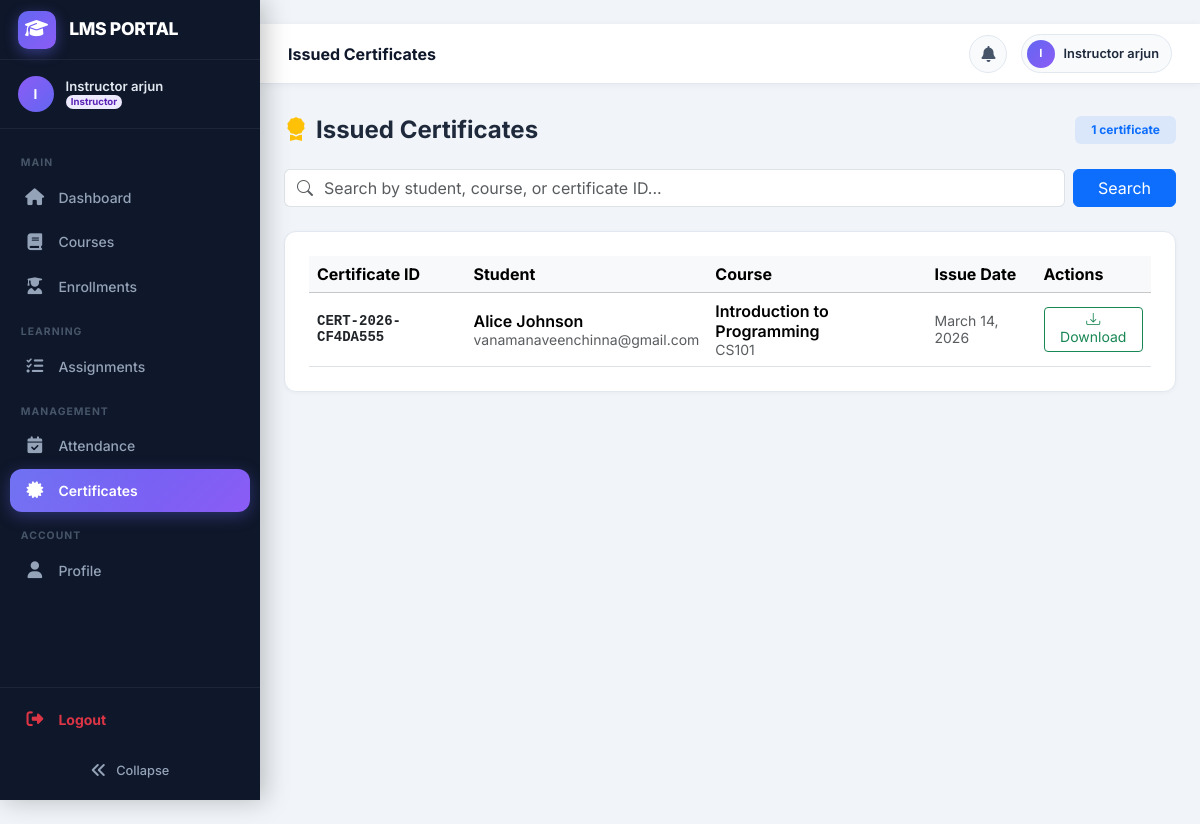
The page /certificates/list/ (signed in) on the database its author committed.
### users/models.py (models this page shows, shortened)
class CustomUser(AbstractUser):
    class Role(models.TextChoices):
        ADMIN = 'admin', 'Admin'
        INSTRUCTOR = 'instructor', 'Instructor'
        STUDENT = 'student', 'Student'
    role = models.CharField(
        max_length=20,
        choices=Role.choices,
        default=Role.STUDENT,
    )
    phone = models.CharField(max_length=20, blank=True)
    profile_picture = models.ImageField(
        upload_to='profile_pictures/', blank=True, null=True
    )
    bio = models.TextField(blank=True)
    date_of_birth = models.DateField(null=True, blank=True)
    otp = models.CharField(max_length=6, blank=True, null=True)
    otp_expiry = models.DateTimeField(null=True, blank=True)
    class Meta:
        verbose_name = 'User'
        verbose_name_plural = 'Users'
    @property
    def is_admin_role(self):
        return self.role == self.Role.ADMIN
    @property
    def is_instructor(self):
        return self.role == self.Role.INSTRUCTOR
    @property
    def is_student(self):
        return self.role == self.Role.STUDENT

### certificates/models.py (models this page shows, shortened)
class Certificate(models.Model):
    id = models.UUIDField(primary_key=True, default=uuid.uuid4, editable=False)
    enrollment = models.OneToOneField(
        Enrollment,
        on_delete=models.CASCADE,
        related_name='certificate'
    )
    student = models.ForeignKey(settings.AUTH_USER_MODEL, on_delete=models.CASCADE, related_name='earned_certificates')
    course = models.ForeignKey('courses.Course', on_delete=models.CASCADE, related_name='issued_certificates')
    certificate_id = models.CharField(max_length=50, unique=True, blank=True)
    completion_percentage = models.FloatField(default=0.0)
    issued_date = models.DateTimeField(auto_now_add=True)
    certificate_pdf = models.FileField(upload_to='certificates/pdfs/', blank=True, null=True)
    verification_token = models.UUIDField(default=uuid.uuid4, editable=False, unique=True)
    class Meta:
        ordering = ['-issued_date']

### enrollments/models.py (models this page shows, shortened)
class Enrollment(models.Model):
    class Status(models.TextChoices):
        ACTIVE = 'active', 'Active'
        DROPPED = 'dropped', 'Dropped'
        COMPLETED = 'completed', 'Completed'
        WAITLISTED = 'waitlisted', 'Waitlisted'
        PENDING_PAYMENT = 'pending_payment', 'Pending Payment'
        PENDING_APPROVAL = 'pending_approval', 'Pending Approval'
    student = models.ForeignKey(
        settings.AUTH_USER_MODEL,
        on_delete=models.CASCADE,
        related_name='enrollments',
        limit_choices_to={'role': 'student'},
    )
    batch = models.ForeignKey(
        Batch,
        on_delete=models.CASCADE,
        related_name='enrollments',
    )
    status = models.CharField(max_length=20, choices=Status.choices, default=Status.ACTIVE)
    enrolled_at = models.DateTimeField(auto_now_add=True)
    grade = models.CharField(max_length=5, blank=True)   # e.g. A, B+, 85
    class Meta:
        unique_together = ('student', 'batch')
        ordering = ['-enrolled_at']

### courses/models.py (models this page shows, shortened)
class Batch(models.Model):
    course = models.ForeignKey(Course, on_delete=models.CASCADE, related_name='batches')
    name = models.CharField(max_length=100)          # e.g. "Batch A", "Jan 2025"
    start_date = models.DateField()
    end_date = models.DateField()
    max_students = models.PositiveIntegerField(default=30)
    created_at = models.DateTimeField(auto_now_add=True)
    class Meta:
        ordering = ['-start_date']
        verbose_name_plural = 'Batches'

class Course(models.Model):
    class Status(models.TextChoices):
        ACTIVE = 'active', 'Active'
        INACTIVE = 'inactive', 'Inactive'
        ARCHIVED = 'archived', 'Archived'
    title = models.CharField(max_length=200)
    code = models.CharField(max_length=20, unique=True)
    description = models.TextField(blank=True)
    instructor = models.ForeignKey(
        settings.AUTH_USER_MODEL,
        on_delete=models.SET_NULL,
        null=True,
        related_name='courses_teaching',
        limit_choices_to={'role__in': ['instructor', 'admin']},
    )
    status = models.CharField(max_length=20, choices=Status.choices, default=Status.ACTIVE)
    thumbnail = models.ImageField(upload_to='course_thumbnails/', blank=True, null=True)
    credits = models.PositiveSmallIntegerField(default=3)
    price = models.DecimalField(max_digits=10, decimal_places=2, default=0.00)
    auto_revision_enabled = models.BooleanField(default=True)
    created_at = models.DateTimeField(auto_now_add=True)
    updated_at = models.DateTimeField(auto_now=True)
    class Meta:
        ordering = ['-created_at']

### certificates/views.py (the view, shortened to what this page needs)
# urls.py: path('list/', views.certificate_list, name='list'),
@login_required
def certificate_list(request):
    if request.user.is_student:
        messages.error(request, 'Permission denied.')
        return redirect('users:dashboard')
    query = request.GET.get('q', '')
    if request.user.is_instructor:
        certificates = Certificate.objects.filter(
            enrollment__batch__course__instructor=request.user
        ).select_related('enrollment__student', 'enrollment__batch__course')
    else:
        certificates = Certificate.objects.select_related(
            'enrollment__student', 'enrollment__batch__course'
        )
    return render(request, 'certificates/certificate_list.html', {
        'certificates': certificates,
        'query': query
    })

### templates/certificates/certificate_list.html (shortened to what this page needs)
﻿{% extends 'base.html' %}
{% block content %}
<div class="d-flex align-items-center justify-content-between mb-4">
  <h4 class="fw-bold mb-0"><i class="bi bi-award-fill me-2 text-warning"></i>Issued Certificates</h4>
  <span class="badge bg-primary bg-opacity-10 text-primary px-3 py-2">{{ certificates|length }} certificate{{ certificates|length|pluralize }}</span>
</div>
<div class="mb-4">
  <form method="get" class="d-flex gap-2">
    <div class="input-group">
      <span class="input-group-text bg-white border-end-0"><i class="bi bi-search text-muted"></i></span>
      <input type="text" name="q" value="{{ query }}" class="form-control border-start-0 ps-0" placeholder="Search by student, course, or certificate ID..." aria-label="Search">
    </div>
    <button type="submit" class="btn btn-primary px-4">Search</button>
  </form>
</div>
<div class="page-card">
  <div class="table-responsive">
    <table class="table table-hover align-middle mb-0">
      <thead class="table-light">
        <tr>
          <th>Certificate ID</th>
          <th>Student</th>
          <th>Course</th>
          <th>Issue Date</th>
          <th>Actions</th>
        </tr>
      </thead>
      <tbody>
        {% for cert in certificates %}
        <tr>
          <td><code class="fw-bold text-dark">{{ cert.certificate_id }}</code></td>
          <td>
            <div class="fw-semibold">{{ cert.enrollment.student.get_full_name|default:cert.enrollment.student.username }}</div>
            <div class="text-muted small">{{ cert.enrollment.student.email }}</div>
          </td>
          <td>
            <div class="fw-semibold">{{ cert.enrollment.batch.course.title }}</div>
            <div class="text-muted small">{{ cert.enrollment.batch.course.code }}</div>
          </td>
          <td class="text-muted small">{{ cert.issued_date|date:"F d, Y" }}</td>
          <td>
            <a href="{% url 'certificates:download_certificate' cert.certificate_id %}" class="btn btn-sm btn-outline-success">
              <i class="bi bi-download"></i> Download
            </a>
          </td>
        </tr>
        {% empty %}
        <tr><td colspan="5" class="text-center text-muted py-5">No certificates found.</td></tr>
        {% endfor %}
      </tbody>
    </table>
  </div>
</div>
{% endblock %}

### templates/base.html (shortened to what this page needs)
<!DOCTYPE html>
<html lang="en">
<head>
  <link href="https://cdn.jsdelivr.net/npm/bootstrap@5.3.2/dist/css/bootstrap.min.css" rel="stylesheet" />
  <link href="https://cdn.jsdelivr.net/npm/bootstrap-icons@1.11.3/font/bootstrap-icons.css" rel="stylesheet" />
  <link rel="stylesheet" href="https://cdnjs.cloudflare.com/ajax/libs/font-awesome/6.5.0/css/all.min.css">
</head>
<body>
  {% if user.is_authenticated %}
  <nav class="sidebar" id="sidebar" role="navigation" aria-label="Main navigation">
    <a href="{% url 'users:dashboard' %}" class="sidebar-brand" tabindex="0">
      <div class="sidebar-brand-icon">
        <i class="fas fa-graduation-cap"></i>
      </div>
      <span class="sidebar-brand-text">LMS PORTAL</span>
    </a>
    <div class="sidebar-user">
      <div class="sidebar-user-avatar">
        {{ user.first_name|first|upper|default:user.username|first|upper }}
      </div>
      <div class="sidebar-user-info">
        <div class="sidebar-user-name">{{ user.get_full_name|default:user.username }}</div>
        <div class="sidebar-user-role">
          <span class="badge badge-role-{{ user.role }} rounded-pill" style="font-size:.6rem;padding:.2em .55em;">
            {{ user.get_role_display }}
          </span>
        </div>
      </div>
    </div>
    <div class="sidebar-content">
      <ul style="list-style:none;padding:0;margin:0;">
        <li class="sidebar-section">Main</li>
        <li class="sidebar-item">
          <a href="{% url 'users:dashboard' %}"
            class="sidebar-link {% if request.resolver_match.url_name == 'dashboard' %}sidebar-active{% endif %}"
            data-tooltip="Dashboard">
            <i class="fas fa-home sidebar-icon"></i>
            <span class="sidebar-label">Dashboard</span>
          </a>
        </li>
        <li class="sidebar-item">
          <a href="{% url 'courses:list' %}"
            class="sidebar-link {% if 'courses' in request.path and 'assignments' not in request.path %}sidebar-active{% endif %}"
            data-tooltip="Courses">
            <i class="fas fa-book sidebar-icon"></i>
            <span class="sidebar-label">Courses</span>
          </a>
        </li>
        <li class="sidebar-item">
          <a href="{% url 'enrollments:list' %}"
            class="sidebar-link {% if 'enrollments' in request.path %}sidebar-active{% endif %}"
            data-tooltip="Enrollments">
            <i class="fas fa-user-graduate sidebar-icon"></i>
            <span class="sidebar-label">Enrollments</span>
          </a>
        </li>
        <li class="sidebar-section">Learning</li>
        {% if user.role == 'instructor' or user.is_admin_role or user.is_superuser %}
        <li class="sidebar-item">
          <a href="{% url 'assignments:instructor_dashboard' %}"
            class="sidebar-link {% if 'assignments' in request.path %}sidebar-active{% endif %}"
            data-tooltip="Assignments">
            <i class="fas fa-tasks sidebar-icon"></i>
            <span class="sidebar-label">Assignments</span>
          </a>
        </li>
        {% endif %}
        {% if not user.is_student %}
        <li class="sidebar-section">Management</li>
        <li class="sidebar-item">
          <a href="{% url 'attendance:manage' %}"
            class="sidebar-link {% if 'attendance' in request.path %}sidebar-active{% endif %}"
            data-tooltip="Attendance">
            <i class="fas fa-calendar-check sidebar-icon"></i>
            <span class="sidebar-label">Attendance</span>
          </a>
        </li>
        <li class="sidebar-item">
          <a href="{% url 'certificates:list' %}"
            class="sidebar-link {% if 'certificates' in request.path %}sidebar-active{% endif %}"
            data-tooltip="Certificates">
            <i class="fas fa-certificate sidebar-icon"></i>
            <span class="sidebar-label">Certificates</span>
          </a>
        </li>
        {% endif %}
        <li class="sidebar-section">Account</li>
        <li class="sidebar-item">
          <a href="{% url 'users:profile' %}"
            class="sidebar-link {% if request.resolver_match.url_name == 'profile' %}sidebar-active{% endif %}"
            data-tooltip="Profile">
            <i class="fas fa-user sidebar-icon"></i>
            <span class="sidebar-label">Profile</span>
          </a>
        </li>
      </ul>
    </div>
    <div class="sidebar-footer">
      {% if request.user.is_authenticated %}
      <ul style="list-style:none;padding:0;margin:0 0 10px 0;">
        <li class="sidebar-item" style="padding:0;">
          <a href="{% url 'users:logout' %}" class="sidebar-link logout-link text-danger" data-tooltip="Logout">
            <i class="fas fa-sign-out-alt sidebar-icon text-danger"></i>
            <span class="sidebar-label fw-bold">Logout</span>
          </a>
        </li>
      </ul>
      {% endif %}
      <button id="sidebarCollapseBtn" title="Toggle sidebar">
        <i class="fas fa-angle-double-left"></i>
        <span class="sidebar-collapse-label">Collapse</span>
      </button>
    </div>
  </nav>
  <div id="main">
    <header id="topbar">
      <div class="topbar-left">
        <span class="topbar-title d-none d-md-block" id="topbarTitle"></span>
      </div>
      <div class="topbar-right">
        <div class="dropdown" id="notificationDropdown">
          <button class="notif-btn" type="button" data-bs-toggle="dropdown" aria-expanded="false"
            aria-label="Notifications">
            <i class="fas fa-bell"></i>
          </button>
        </div>
        <a href="{% url 'users:profile' %}" class="user-chip" title="My Profile">
          <div class="user-chip-avatar">
            {{ user.first_name|first|upper|default:user.username|first|upper }}
          </div>
          <span class="user-chip-name d-none d-sm-block">{{ user.get_full_name|default:user.username }}</span>
        </a>
      </div>
    </header>
    <div class="container-fluid px-4 pt-3">
    </div>
    <div class="container-fluid px-4 py-3 flex-grow-1">
      {% endif %}
      {% block content %}{% endblock %}
      {% if user.is_authenticated %}
    </div>
  </div>
  {% else %}
    {% if not no_container %}</div>{% endif %}
  {% endif %}
</body>
</html>

### rows shown on the page
CustomUser: first_name|first "I", get_full_name "Instructor arjun", role "Instructor"
Certificate: certificate_id "CERT-2026-CF4DA555", enrollment.student.get_full_name "Alice Johnson", enrollment.student.email "vanamanaveenchinna@gmail.com", enrollment.batch.course "Introduction to Programming", enrollment.batch.course.code "CS101", issued_date "March 14, 2026"

### other values the page prints
{{ certificates|length }} "1"
